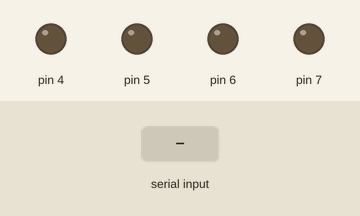
Recording of a program running on a simulated Arduino Uno, built with avr-gcc and run on an emulated ATmega328P. Shown: output pins drawn as LEDs (lit = HIGH). The test bench sets the inputs (shaded band). What the program prints to the serial monitor is not drawn.

Above: at 1.2 s.
1.3 s: "f" received over the second serial link
At 2.4 s:
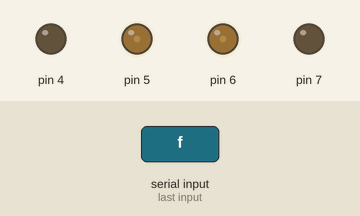
2.8 s: "b" received over the second serial link
At 3.6 s:
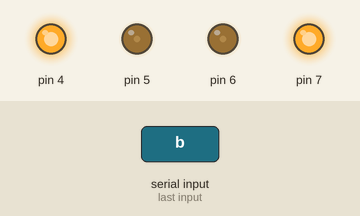
4.3 s: "l" received over the second serial link
At 4.8 s:
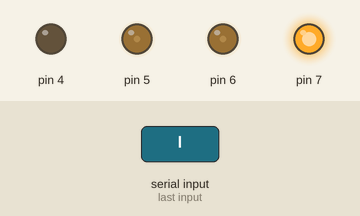
5.8 s: "r" received over the second serial link
At 7.0 s:
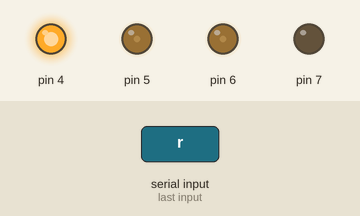
7.3 s: "s" received over the second serial link
At 8.2 s:
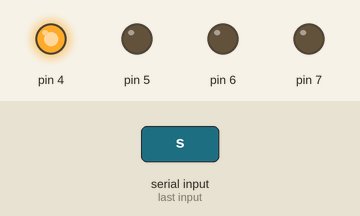
Timing chart, 0 to 9.8 s (numbered marks = the images above; inputs shaded):
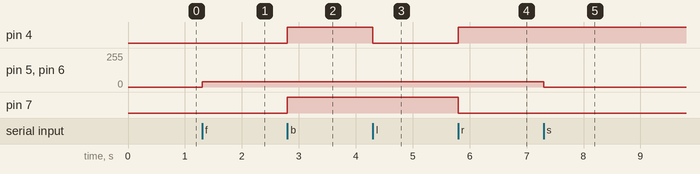

Measured:
- after the input at 1.3 s, pin 5, pin 6: 0/255 → 40/255 at once
- after the input at 2.8 s, pin 4, pin 7: LOW → HIGH at once
- after the input at 4.3 s, pin 4: HIGH → LOW at once
- after the input at 5.8 s, pin 4: LOW → HIGH at once; pin 7: HIGH → LOW at once
- after the input at 7.3 s, pin 5, pin 6: 40/255 → 0/255 at once

The program:

main.cpp
```cpp
#include <Arduino.h>
#include <SoftwareSerial.h>
#include "motor.h"

Motor motorL(4, 5);
Motor motorR(7, 6);

SoftwareSerial esp(2, 3);

void setup() {
  Serial.begin(9600);
  esp.begin(9600);

  Serial.println("Hello!");

  motorL.setSpeed(40);
  motorR.setSpeed(40);
}

long time = micros();

void forward() {
  motorL.go(FWD);
  motorR.go(FWD);
}

void backward() {
  motorL.go(REV);
  motorR.go(REV);
}

void turnLeft() {
  motorL.go(FWD);
  motorR.go(REV);
}

void turnRight() {
  motorL.go(REV);
  motorR.go(FWD);
}

void stop() {
  motorL.stop();
  motorR.stop();
}

void loop() {
  if(esp.available()) {
    char command = esp.read();
    switch (command)
    {
    case 'f':
        forward();
      break;
      case 'b':
        backward();
      break;
      case 'l':
        turnLeft();
      break;
      case 'r':
        turnRight();
      break;
      case 's':
        stop();
      break;
    default:
      break;
    }
  }
  delay(100);
}
```

motor.h
```cpp
#ifndef motor_h
#define motor_h

#include <Arduino.h>

enum Direction {
	FWD,
	REV
};

class Motor {
private:
	uint8_t dirPin, speedPin;
	int8_t speed = 50;
public:
	Motor() {}
	Motor(uint8_t dirPin, uint8_t speedPin);
	void setSpeed(uint8_t speed);
	void go(uint8_t dir);
	void stop();
};

#endif
```

motor.cpp
```cpp
#include "motor.h"

Motor::Motor(uint8_t dirPin, uint8_t speedPin)
{
	this->dirPin = dirPin;
	this->speedPin = speedPin;

	pinMode(dirPin, 1);
	pinMode(speedPin, 1);
}

void Motor::setSpeed(uint8_t speed)
{
  this->speed = speed;
}

void Motor::go(uint8_t dir)
{
	digitalWrite(dirPin, dir);
  analogWrite(speedPin, speed);
}

void Motor::stop()
{
	analogWrite(speedPin, 0);
}
```
